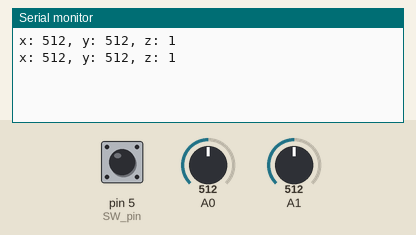
Bench run of a sketch on a simulated Arduino Uno, built with avr-gcc and run on an emulated ATmega328P. Parts: the last lines printed to the serial monitor. The test bench sets the inputs (shaded band); at power-on: A1 = 512, pin 5 (SW_pin) HIGH, A0 = 512.

Above: at 1.8 s.
1.9 s: A1 set to 315
At 2.4 s:
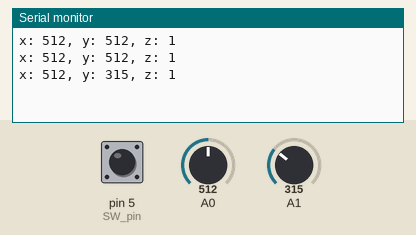
3.4 s: A1 set to 287
At 4.8 s:
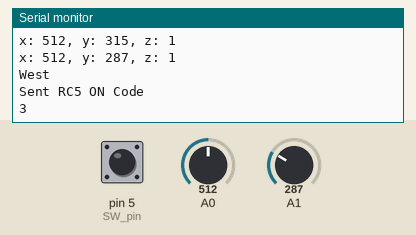
Timing chart, 0 to 6.4 s (numbered marks = the images above; inputs shaded):
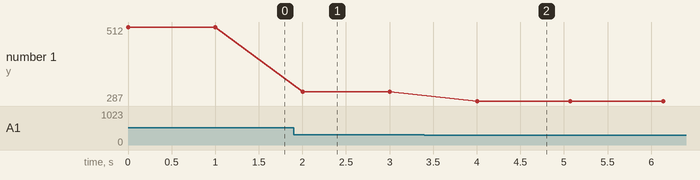

The sketch:

HongNgoai_Truyen_Joystick_Servo.ino
```cpp
#include <IRremote.hpp>

const int IR_SEND_PIN = 3;
const int FEEDBACK_LED_PIN = 12; // Optional: Pin for LED feedback
// sensor
int vrx, vry;
int SW_pin = 5; // Nút nhấn trên joystick

bool turnOn = true;
const unsigned long LED_ON_CODE = 0x1; // Define a constant for clarity
const unsigned long LED_OFF_CODE = 0x0;
const unsigned long CUSTOM2 = 0x2;
const unsigned long CUSTOM3 = 0x3;

void setup() {
Serial.begin(9600); // Initialize serial communication
IrSender.begin(IR_SEND_PIN, ENABLE_LED_FEEDBACK, FEEDBACK_LED_PIN); // Start the IR sender with feedback
}

// Pin for sending IR signalsZ

void loop(){
  vrx = analogRead(A0);
  vry = analogRead(A1);
  Serial.print("x: ");
  Serial.print(vrx);
  Serial.print(", y: ");
  Serial.print(vry);

  int SW_value = digitalRead(SW_pin);
  Serial.print(", z: ");
  Serial.print(SW_value);
  Serial.println();

  if (vrx <= 200){
    Serial.print("South\n");
    // Gat xuong
    IrSender.sendRC5(LED_ON_CODE, 8); // Send RC5 signal with value 0x1
    Serial.println("Sent RC5 ON Code");
    Serial.println(LED_ON_CODE);
  }
  else if (vrx >= 800){
    Serial.print("North\n");
    // Gạt lên
    IrSender. sendRC5(LED_OFF_CODE, 8); // Send RC5 signal with value 0x0
    Serial.println("Sent RC5 OFF Code");
    Serial.println(LED_OFF_CODE);
  }
  else if (vry <= 300){
    Serial.print("West\n");
    // Gạt trái:
    IrSender.sendRC5(CUSTOM3, 8); // Send RC5 signal with value 0x1
    Serial.println("Sent RC5 ON Code");
    Serial.println(CUSTOM3);
  }
  else if (vry >= 800){
    Serial.print("East\n");
    // Gạt phải:
    IrSender. sendRC5(CUSTOM2, 8); // Send RC5 signal with value 0x0
    Serial.println("Sent RC5 OFF Code");
    Serial.println(CUSTOM2);

  }else if(SW_pin == 0){
    Serial.print("center\n");

    IrSender. sendRC5(CUSTOM2, 8); // Send RC5 signal with value 0x0
    Serial.println("Sent RC5 OFF Code");
    Serial.println(CUSTOM2);
  }


delay(1000); // 1-second delay to separate send cycles
}
```

Measured:
- the behaviour switches between 301 and 300 on A1 (found by bisection; images 1 and 2)
- after the input at 1.9 s, the serial monitor: prints a new line after 0.10 s (image 1)
- after the input at 3.4 s, the serial monitor: prints a new line after 0.60 s (image 2)
- plotted number 1: 512 → 315 after the input at 1.9 s, 315 → 287 after the input at 3.4 s
